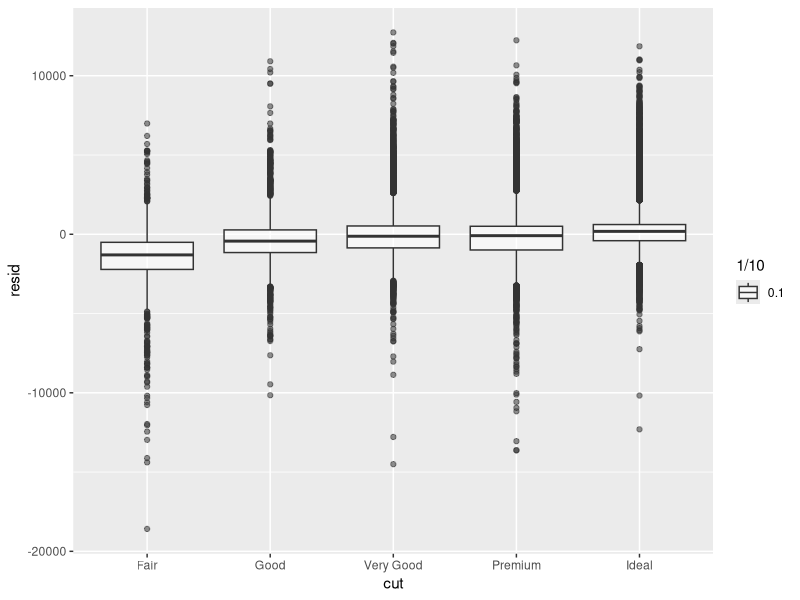

This chart was generated by the following R code:
library("tidyverse")
library("modelr")

md <- lm((price) ~ (carat), data = diamonds)

diamonds_df <- diamonds %>% add_residuals(model = md)
diamonds_df <- mutate(diamonds_df,ind = rownames(diamonds_df))

# suggest that as cut increase the price also increases
ggplot(data=diamonds_df) +
    geom_boxplot(mapping = aes(y= resid,x= cut , alpha=1/10))




